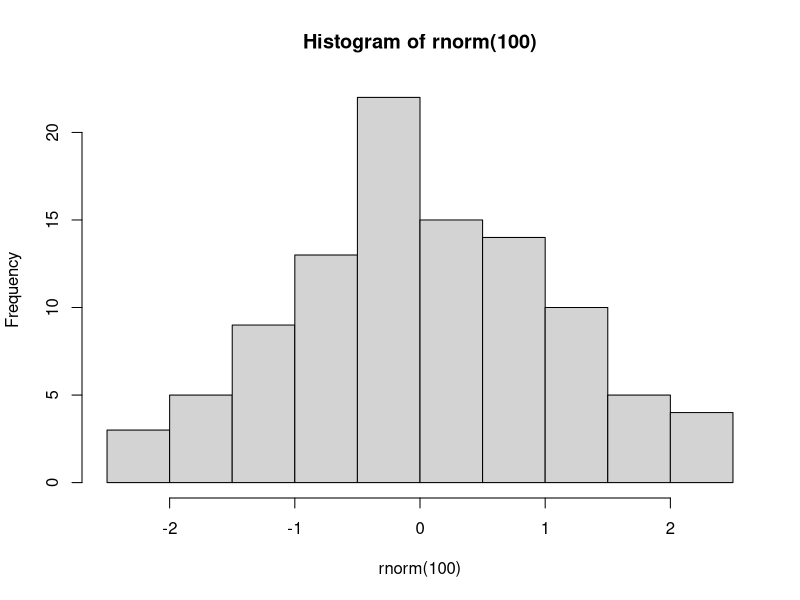

The R source for this figure:
pdf("xh.pdf") # set graphical output file
hist(rnorm(100)) # generate 100 N(0,1) variates and plot their histogram
dev.off() # close the file